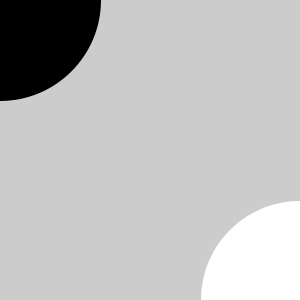
Frame 1 (no input)
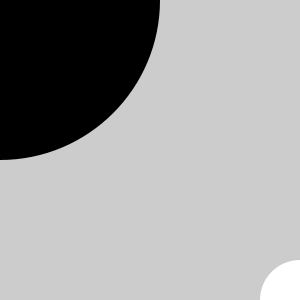
Frame 60 (the mouse pressed at the canvas centre just before this capture)
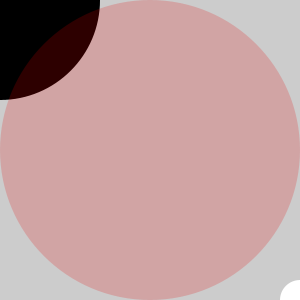
Frame 120 (the mouse held since frame 60 and released just before this capture)

The Processing sketch that drew these frames (run headless with seeded random() and noise(); from frame 60 on, the mouse is pressed at the canvas centre):

// Processing sketch: processing_48185
// ── processing_48185.pde

int radius = 100;
int a = 100;

void setup() { 
  size(300, 300); 
  smooth();
  noStroke(); 
  ellipseMode(RADIUS);
}
void draw() { 
  background(204); 
  
  //increse or decrese opposite
  float d = mouseX + mouseY; 
  if (d < 300) {
    radius++;
  } 
  else {
    radius--;
  }
  fill(0);
  ellipse(0, 0, radius, radius);

  float b = mouseX + mouseY; 
  if (b > 300) {
    a++;
  } 
  else {
    a--;
  }
  fill(255, 255, 255);
  ellipse(300, 300, a, a);

  // click
  if (mousePressed) {
  fill(230, 0, 0, 50);
  ellipse(150, 150, mouseX, mouseY);
  }
}
